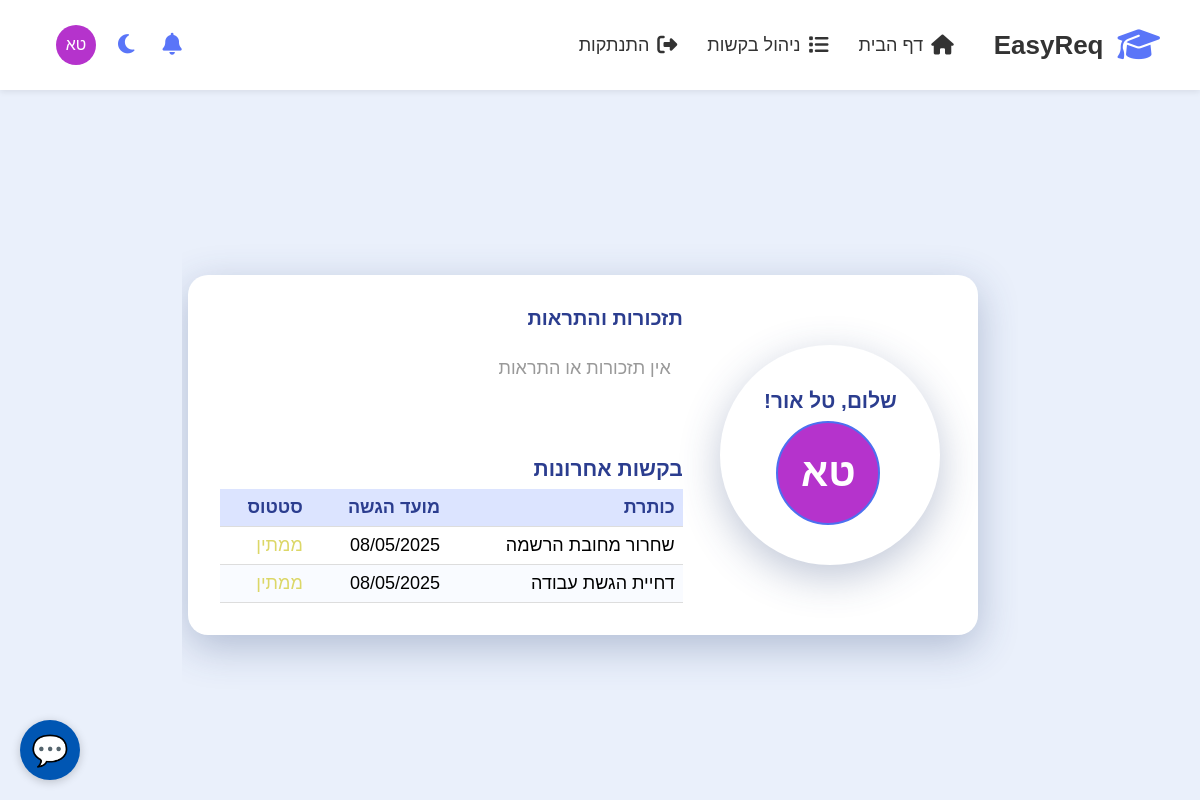
/ (signed in), run on an earlier commit of the app's database.
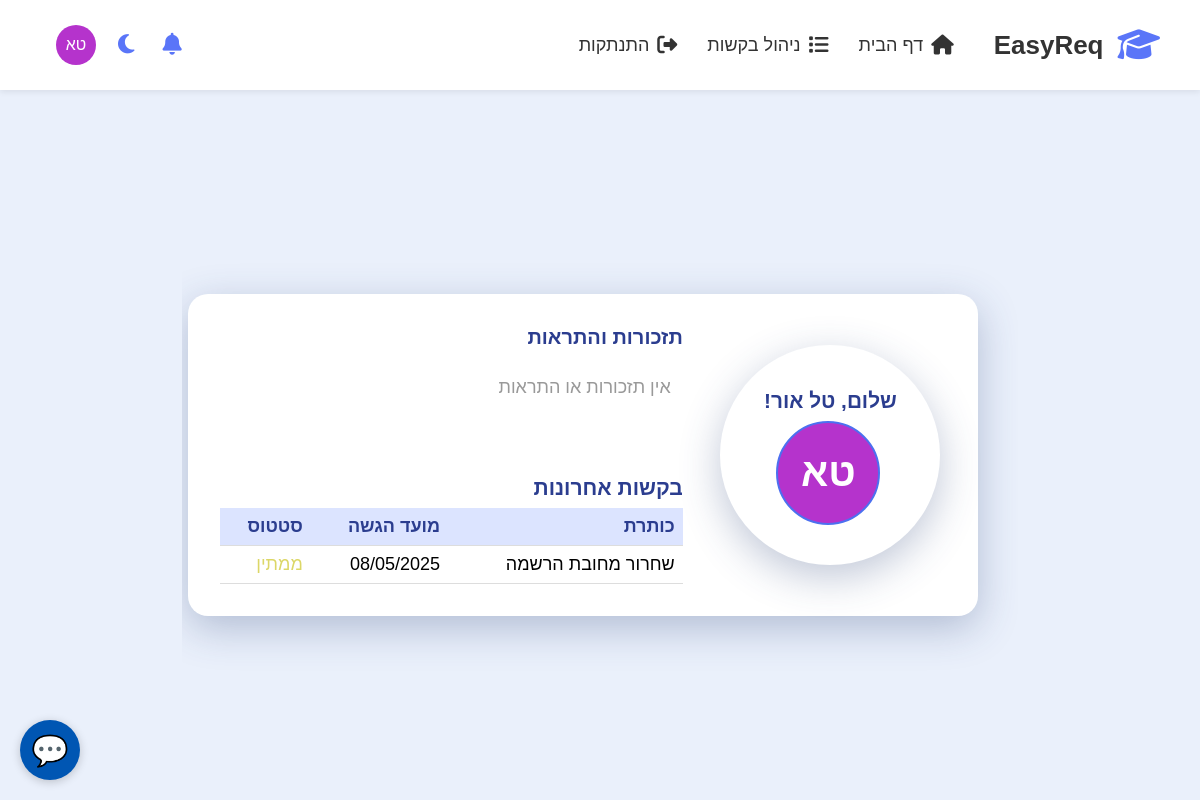
And on a later commit of the database.
### Website/models.py (models this page shows, shortened)
class Request(models.Model):
    STATUSES = (
        (0, 'ממתין'),
        (1, 'אושר'),
        (2, 'נדחה')
    )
    PIPELINE_STATUSES = (
        (0, 'נשלח'),
        (1, 'בבדיקה'),
        (2, 'בטיפול'),
        (3, 'בהמתנה למסמכים נוספים'),
        (4, 'טופל - אושר'),
        (5, 'טופל - נדחה'),
        (6, 'בהמתנה')
    )
    PRIORITY_LEVELS = (
        (0, 'נמוכה'),
        (1, 'בינונית'),
        (2, 'גבוהה'),
        (3, 'דחופה')
    )
    TITLES = (
        (0, 'הגשת אישורים'),
        (1, 'בקשה למועד מיוחד'),
        (2, 'שקלול עבודות בית בציון הסופי'),
        (3, 'דחיית הגשת עבודה'),
        (4, 'שחרור מחובת הרשמה'),
        (5, 'בקשה לפטור מקורס'),
        (6, 'ערעור על ציון'),
        (7, 'בקשה לפטור מעבודת הגשה'),
        (8, 'בקשה לפטור מדרישת קדם'),
        (9, 'בקשה לעזרה מיוחדת - דיקאנט'),
        (10, 'אחר')
    )
    student = models.ForeignKey(User, on_delete=models.CASCADE, limit_choices_to={'role': 0},related_name='submitted_requests')
    dept = models.ForeignKey(Department, on_delete=models.CASCADE)
    course = models.ForeignKey(Course, on_delete=models.CASCADE, null=True, blank=True)
    title = models.SmallIntegerField(default=10, choices=TITLES)
    description = models.TextField()
    status = models.SmallIntegerField(default=0, choices=STATUSES)
    pipeline_status = models.SmallIntegerField(default=0, choices=PIPELINE_STATUSES)
    priority = models.SmallIntegerField(default=1, choices=PRIORITY_LEVELS)
    created = models.DateTimeField(auto_now_add=True)
    modified = models.DateTimeField(auto_now=True)
    assigned_to = models.ManyToManyField(User, related_name='assigned_requests',limit_choices_to={'role__in': [1, 2, 3]},
                                         blank=True)
    viewers = models.ManyToManyField(User, related_name='viewable_requests', blank=True)
    resolved_date = models.DateTimeField(null=True, blank=True)
    resolution_notes = models.TextField(blank=True)
    attachments = models.FileField(upload_to='request_attachments/', null=True, blank=True)

### Website/views.py (the view)
# urls.py: 2. Add a URL to urlpatterns:  path('', views.home, name='home')
def home(request):
    if request.user.is_authenticated and request.user.role in [1,2,3]:
        return redirect('dashboard')
    recent_requests = []
    student_status_counts = [0,0,0]
    if request.user.is_authenticated and request.user.role == 0:
        recent_requests = (
            Request.objects
                   .filter(student=request.user)
                   .order_by('-created')[:5]
        )
        qs = (
            Request.objects
                   .filter(student=request.user)
                   .values('status')
                   .annotate(count=Count('status'))
        )
        m = {item['status']:item['count'] for item in qs}
        student_status_counts = [m.get(0,0), m.get(1,0), m.get(2,0)]
    return render(request, 'home.html', {
        'recent_requests': recent_requests,
        'student_status_counts': student_status_counts,
    })

### Website/context_processors.py (called while the page is built)
def global_notifications(request):
    user = request.user
    notifications = []
    notification_count = 0
    if user.is_authenticated:
        notifications = Notification.objects.filter(
            user=user,
            read=False
        ).order_by('-created_at')
        notification_count = notifications.count()
    return {
        'notifications': notifications,
        'notification_count': notification_count,
        'role': user.role if user.is_authenticated else 0
    }

### Website/templates/home.html (shortened to what this page needs)
{% extends 'base.html' %}
{% load static %}
{% block content %}
{% if user.is_authenticated %}
  <div class="home-card">
    <div class="home-welcome">
      <div class="welcome-text">שלום, {{ user.get_full_name }}!</div>
      <div class="home-profile-pic-wrapper">
        {% if user.profile_pic and user.profile_pic.url and "profile.png" not in user.profile_pic.name %}
          <img src="{{ user.profile_pic.url }}" alt="Profile" class="home-profile-pic">
        {% else %}
        <div class="home-initials-circle"
     id="initials-circle"
     data-username="{{ user.username }}">
  {{ user.first_name|slice:":1" }}{{ user.last_name|slice:":1" }}
</div>
        {% endif %}
      </div>
    </div>
    <div class="home-content">
      <div class="home-notifications">
        <h3>תזכורות והתראות</h3>
        <ul>
          {% for note in notifications %}
            <li>
              <strong>{{ note.title }}</strong>
              <small>{{ note.created|date:"d/m/Y H:i" }}</small>
              <div>{{ note.message }}</div>
            </li>
          {% empty %}
            <li class="empty">אין תזכורות או התראות</li>
          {% endfor %}
        </ul>
      </div>
      <div class="home-requests">
        <h3 style="text-align:right; color:#2b3d8f; margin-bottom:0.5rem;">בקשות אחרונות</h3>
        <table>
          <thead>
            <tr>
              <th>כותרת</th>
              <th>מועד הגשה</th>
              <th>סטטוס</th>
            </tr>
          </thead>
          <tbody>
            {% for req in recent_requests %}
              <tr>
                <td>{{ req.get_title_display|truncatechars:30 }}</td>
                <td>{{ req.created|date:"d/m/Y" }}</td>
                <td class="
                    {% if req.status == 0 %}status-pending{% endif %}
                  ">
                  {{ req.get_status_display }}
                </td>
              </tr>
            {% empty %}
              <tr><td colspan="3" style="text-align:center; padding:1rem;">אין בקשות להצגה.</td></tr>
            {% endfor %}
          </tbody>
        </table>
      </div>
    </div>
  </div>
  {% endif %}
{% endblock %}

What changed in the data, as far as the page shows it:
removed Request: title "דחיית הגשת עבודה", created "08/05/2025", status "ממתין"
